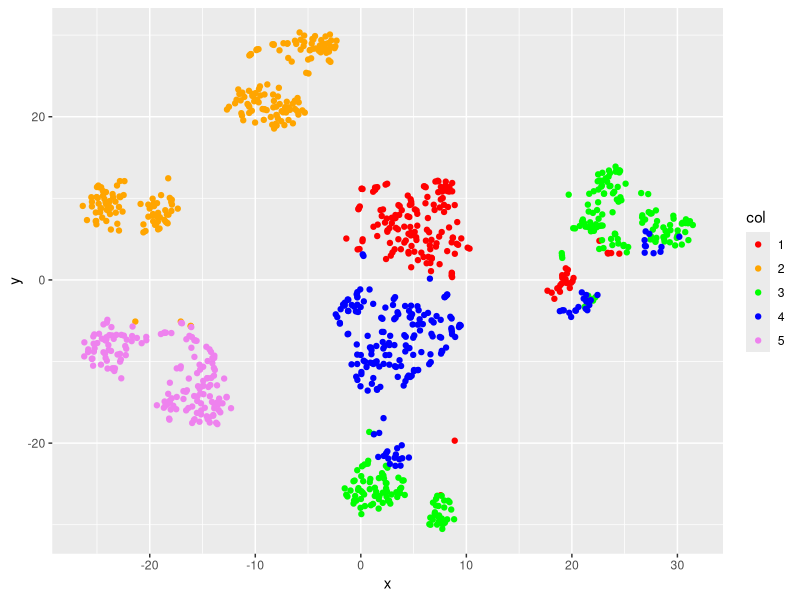

The R script that drew this image:
library("tidyverse")
library("pheatmap")
cancer_counts=read.csv("pediatric_cancers_filtered_count.csv", header=TRUE)
cancer_counts_full=cancer_counts
cancer_counts=cancer_counts[-526,]

#Add prior count, log 2 transform, and scale the data
cancer_counts[, 2:987]=(apply(cancer_counts[, 2:987], 2, as.numeric))
cancer_counts[, 2:987]=cancer_counts[, 2:987]+0.5
cancer_counts[,2:987]=log2(cancer_counts[,2:987])
cancer_counts[,2:987]=scale(cancer_counts[,2:987])
cancer_counts=rbind(cancer_counts, cancer_counts_full[526,])

#Transpose and label the columns
cancer_counts_t=setNames(data.frame(t(cancer_counts[,-1])), cancer_counts[,1]) 

#Perform k-means and arrange by cluster
clusters=kmeans(cancer_counts_t[,1:525],centers=5)
cancer_counts_t=cbind(cancer_counts_t, clusters$cluster)
cancer_counts_t=arrange(cancer_counts_t, clusters$cluster)
cancer_counts_t[, 1:525]=(apply(cancer_counts_t[, 1:525], 2, as.numeric))

library(Rtsne)
set.seed(66)
pca=Rtsne(cancer_counts_t[,1:525])
plotdf=data.frame(x = pca$Y[,1], y = pca$Y[,2], col = cancer_counts_t$`clusters$cluster`)
plotdf$col= as.character(plotdf$col)
plot=ggplot(plotdf) + geom_point(aes(x=x, y=y, color=col))+ scale_color_manual(values=c("red", "orange", "green", "blue", "violet"))
